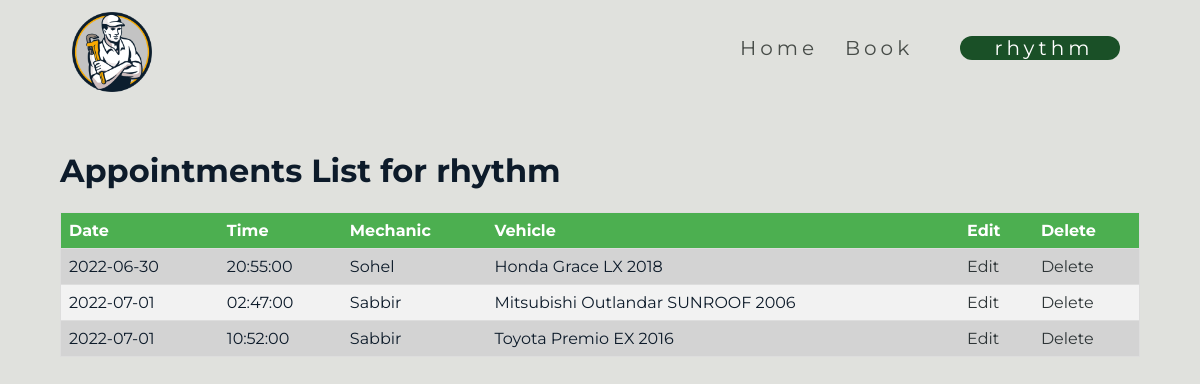
/user/appointments.php (signed in), run on the app's committed database.
### tables this page shows
CREATE TABLE `appointments` (
  `id` int(6) UNSIGNED NOT NULL,
  `mechanic_id` int(6) NOT NULL,
  `car_id` int(6) NOT NULL,
  `user_id` int(6) NOT NULL,
  `date` date NOT NULL,
  `time` time NOT NULL,
  `status` tinyint(1) NOT NULL DEFAULT '0'
);

CREATE TABLE `mechanics` (
  `mechanic_id` int(6) UNSIGNED NOT NULL,
  `mechanic_name` varchar(255) NOT NULL,
  `mechanic_age` int(10) NOT NULL,
  `mechanic_phone` varchar(25) NOT NULL
);

CREATE TABLE `cars` (
  `id` int(6) UNSIGNED NOT NULL,
  `car_license` varchar(50) NOT NULL,
  `car_registration` varchar(50) NOT NULL,
  `car_model` varchar(50) NOT NULL,
  `user_id` int(6) NOT NULL
);

### user/appointments.php (the view, shortened to what this page needs)
<!DOCTYPE html>
<html lang="en">
<head>
    <link rel="stylesheet" href="../css/styles.css">
</head>
<body>
    <?php
        include '../components/menu.php';
    ?>
    <?php
        $id = $_SESSION['id'];
    ?>
    <div class="wrapper">
        <div class="appointments-list">
            <h1>Appointments List for <?php echo $_SESSION['username'];?></h1>
            <table class="appointments-table">
                <tr>
                    <th>Date</th>
                    <th>Time</th>
                    <th>Mechanic</th>
                    <th>Vehicle</th>
                    <th>Edit</th>
                    <th>Delete</th>
                </tr>
                <?php
                    $query = "SELECT * FROM appointments WHERE user_id = $id";
                    $result = mysqli_query($conn, $query);
                    while($appointment = mysqli_fetch_assoc($result)){
                        $query = "SELECT * FROM mechanics WHERE mechanic_id = ".$appointment['mechanic_id'];
                        $result2 = mysqli_query($conn, $query);
                        $mechanic = mysqli_fetch_assoc($result2);
                        $query = "SELECT * FROM cars WHERE id = ".$appointment['car_id'];
                        $result2 = mysqli_query($conn, $query);
                        $car = mysqli_fetch_assoc($result2);
                        echo '<tr>
                                <td>'.$appointment['date'].'</td>
                                <td>'.$appointment['time'].'</td>
                                <td>'.$mechanic['mechanic_name'].'</td>
                                <td>'.$car['car_model'].'</td>
                                <td><a href="edit-appointments.php?id='.$appointment['id'].'">Edit</a></td>
                                <td><a href="/components/delete-appointment.php?id='.$appointment['id'].'">Delete</a></td>
                            </tr>';
                    }
                ?>
            </table>
        </div>
    </div>
</body>
</html>

### css/styles.css (style rules this page uses)
* { scroll-behavior:smooth }
body { margin:0; padding:0; box-sizing:border-box; font-family:Montserrat,sans-serif; color:#0d1b2a; background-color:#e0e1dd }
a { text-decoration:none; color:#2d3436 }
.wrapper { width:90%; margin:0 auto }
.appointments-table { width: 100%; border-collapse: collapse; border-spacing: 0; border: 1px solid #ddd; }
.appointments-table th, .appointments-table td { text-align: left; padding: 8px; border-bottom: 1px solid #ddd; }
.appointments-table th { background-color: #4CAF50; color: white; }
.appointments-table tr:nth-child(even) { background-color: #d3d3d3; }
.appointments-table tr:nth-child(odd) { background-color: #f2f2f2; }

### data on the page
appointments: date "2022-06-30", time "20:55:00", mechanic.mechanic_name "Sohel", car.car_model "Honda Grace LX 2018"
appointments: date "2022-07-01", time "02:47:00", mechanic.mechanic_name "Sabbir", car.car_model "Mitsubishi Outlandar SUNROOF 2006"
appointments: date "2022-07-01", time "10:52:00", mechanic.mechanic_name "Sabbir", car.car_model "Toyota Premio EX 2016"

### other printed values
$_SESSION['username'] "rhythm"
